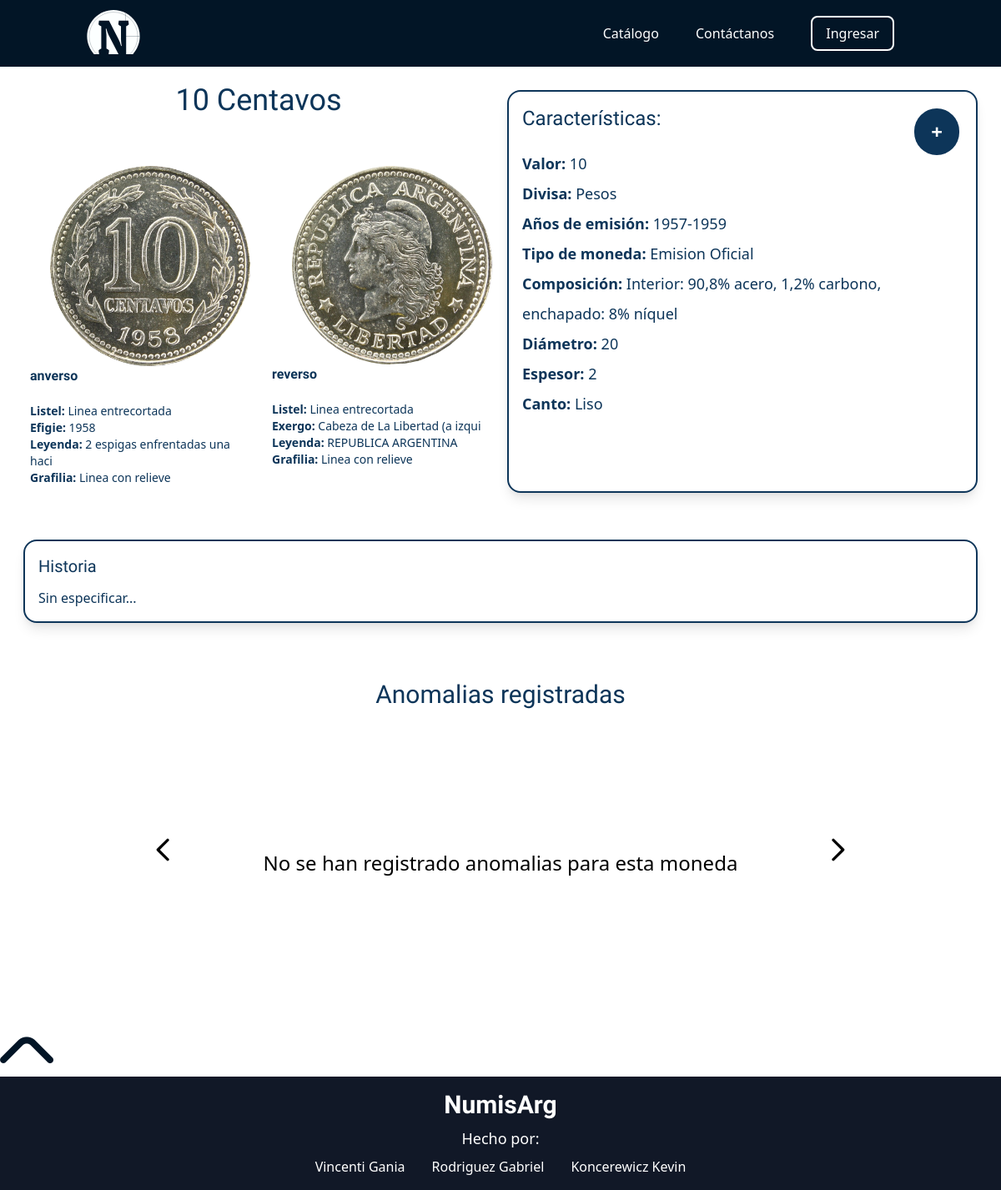
Page /src/views/coin-catalog/moneda.php?moneda=24 on the committed database.
### tables this page shows
CREATE TABLE `moneda_atributo` (
  `id_moneda_atributo` int(11) NOT NULL,
  `id_moneda` int(11) NOT NULL,
  `id_divisa` int(11) NOT NULL,
  `id_tipo_canto` int(11) NOT NULL,
  `id_tipo_moneda` int(11) NOT NULL,
  `valor_nominal` float NOT NULL,
  `composicion` varchar(100) NOT NULL,
  `diametro` float NOT NULL,
  `espesor` float NOT NULL,
  `historia` longtext NOT NULL,
  `inicio_emision` date NOT NULL,
  `fin_emision` date NOT NULL
);

CREATE TABLE `moneda` (
  `id_moneda` int(11) NOT NULL,
  `nombre` varchar(20) NOT NULL
);

CREATE TABLE `divisa` (
  `id_divisa` int(11) NOT NULL,
  `nombre` varchar(20) NOT NULL
);

CREATE TABLE `tipo_moneda` (
  `id_tipo_moneda` int(11) NOT NULL,
  `tipo_moneda` varchar(30) NOT NULL
);

CREATE TABLE `tipo_canto` (
  `id_tipo_canto` int(11) NOT NULL,
  `tipo` varchar(50) NOT NULL
);

CREATE TABLE `imagen` (
  `id_imagen` int(11) NOT NULL,
  `direccion` varchar(100) NOT NULL
);

### src/views/coin-catalog/consultasmoneda.php (called while the page is built, shortened)
<?php
include '../../inc/conexion.php';
$id= $_GET['moneda'];
    $sql="SELECT moneda.nombre, inicio_emision, fin_emision
    FROM moneda
    INNER JOIN moneda_atributo ON moneda.id_moneda=moneda_atributo.id_moneda
    WHERE moneda.id_moneda='$id'";
    $gral=mysqli_query($conectar,$sql);
    $sql="SELECT divisa.nombre , valor_nominal, tipo_canto.tipo, tipo_moneda, composicion, diametro, espesor, historia
        FROM moneda_atributo
        INNER JOIN divisa ON moneda_atributo.id_divisa=divisa.id_divisa
        INNER JOIN tipo_canto ON moneda_atributo.id_tipo_canto=tipo_canto.id_tipo_canto
        INNER JOIN tipo_moneda ON moneda_atributo.id_tipo_moneda=tipo_moneda.id_tipo_moneda
        WHERE id_moneda='$id'";
    $detalle=mysqli_query($conectar,$sql);
    $sql="SELECT `lado`, `detalles`
        FROM `partes`
        INNER JOIN moneda_atributo ON moneda_atributo.id_moneda_atributo=partes.id_moneda_atributo
        WHERE id_moneda='$id'";
    $lados=mysqli_query($conectar,$sql);
?>

### src/views/coin-catalog/moneda.php (the view, shortened to what this page needs)
<?php
include '../../../header.php';
include 'consultasmoneda.php';
?>
<!DOCTYPE html>
<html lang="es">
<head>
    <link href="https://cdn.jsdelivr.net/npm/tailwindcss@2.2.19/dist/tailwind.min.css" rel="stylesheet">
    <link href="https://cdn.jsdelivr.net/npm/tailwindcss@2.2.19/dist/tailwind.min.css" rel="stylesheet">
    <link rel="stylesheet" href="../../style.css">
</head>
<body>
<?php
if($gral){
    while($general=mysqli_fetch_assoc($gral)){
        if($detalle){
            while($det=mysqli_fetch_assoc($detalle)){
                $nombre= mb_convert_encoding($general['nombre'], "UTF-8", mb_detect_encoding($general['nombre'],"UTF-8, ISO-8859-1, auto"));
                $emisioni= (int) $general['inicio_emision'];
                $emisionf= (int) $general['fin_emision'];
                $valor= $det['valor_nominal'];
                $divisa= mb_convert_encoding($det['nombre'], "UTF-8", mb_detect_encoding($det['nombre'],"UTF-8, ISO-8859-1, auto"));
                $canto= $det['tipo'];
                $tipomoneda= $det['tipo_moneda'];
                $composicion= mb_convert_encoding($det['composicion'], "UTF-8", mb_detect_encoding($det['composicion'],"UTF-8, ISO-8859-1, auto"));
                $diametro= $det['diametro'];
                $espesor= $det['espesor'];
                $historia= mb_convert_encoding($det['historia'], "UTF-8", mb_detect_encoding($det['historia'],"UTF-8, ISO-8859-1, auto"));
                echo'
                <section class="grid grid-cols-4 grid-rows-6 p-5 font-light-blue">
                    <h1 class="col-span-2 h-10 text-center text-4xl ">'.$nombre.'</h1>
                    <span class="inline-block col-start-3 col-span-4 row-span-6 m-2 p-4 border-2 rounded-2xl shadow-lg border-light-blue">
                        <h2 class="text-2xl inline-block mb-5 ">Características:</h2>
                        <button onclick="mostrarguardar()"  class="float-right p-1 px-5 m-1 rounded-full text-white font-bold text-2xl bg-light-blue leading-loose">
                            +
                        </button>
                        <p class="text-lg leading-loose">
                            <b>Valor:</b> '.$valor.'
                            <b><br>Divisa:</b> '.$divisa.'
                            <b><br>Años de emisión:</b> '.$emisioni.'-'.$emisionf.'
                            <b><br>Tipo de moneda:</b> '.$tipomoneda.'
                            <b><br>Composición:</b> '.$composicion.'
                            <b><br>Diámetro:</b> '.$diametro.'
                            <b><br>Espesor:</b> '.$espesor.'
                            <b><br>Canto:</b> '.$canto.'
                        </p>
                    </span>';
                    if($lados){
                        while($lado=mysqli_fetch_assoc($lados)){
                            $nombrelado=$lado['lado'];
                            $detalles= mb_convert_encoding($lado['detalles'], "UTF-8", mb_detect_encoding($lado['detalles'],"UTF-8, ISO-8859-1, auto"));
                            $secciones = explode("-", $detalles);
                            $seccionescant = count($secciones);
                            $tiposanverso = array("Listel", "Efigie", "Leyenda", "Grafilia");
                            $tiposreverso = array("Listel", "Exergo", "Leyenda", "Grafilia");
                            $sql="SELECT  direccion
                                FROM imagen
                                INNER JOIN partes ON partes.id_imagen=imagen.id_imagen
                                INNER JOIN moneda_atributo ON partes.id_moneda_atributo=moneda_atributo.id_moneda_atributo
                                WHERE id_moneda='$id'
                                AND lado='$nombrelado'";
                            $img=mysqli_query($conectar,$sql);
                            $imagen=mysqli_fetch_assoc($img);
                            if(isset($imagen['direccion'])){
                                $imagenlado= mb_convert_encoding($imagen['direccion'], "UTF-8", mb_detect_encoding($imagen['direccion'],"UTF-8, ISO-8859-1, auto"));
                            }else{
                            $imagenlado='../../assets/icon/usd-circle.svg';
                            }
                            if($nombrelado == 'anverso'){
                                $tipos = $tiposanverso;
                            }else{
                                $tipos = $tiposreverso;
                            }
                            $tiposcant = count($tipos);
                            if($tiposcant <= $seccionescant){
                                $contar = $tiposcant;
                            }
                            echo '
                            <div class="inline-block  row-span-6 p-4 ">
                                <img src="'.$imagenlado.'" class="w-60 mx-6 rounded-full">
                                <h3 class="font-semibold">'.$nombrelado.'</h3>
                                <p class="text-sm">';
                                for($n=0;$n<$contar;$n++){
                                    echo "<br><b>";
                                    echo $tipos[$n];
                                    echo ": </b>";
                                    echo $secciones[$n];
                                }
                                echo'</p>
                            </div>
                            ';
                        }
                    }
                    echo'
                </section>
                <section  class="border-2 rounded-2xl shadow-lg m-7 p-4  border-light-blue font-light-blue">
                    <h2 class="mb-3 text-xl">Historia</h2>
                    <p class="break-words">
                    '.$historia.'
                    </p>
                </section>
                ';
            }
        }
    }
}
        ?>
<div class="relative py-10 pb-20">
    <h1 class="text-center text-3xl mb-10 font-light-blue">Anomalias registradas</h1>
    <div class="relative  rounded-xl sm:h-64 xl:h-80 4xl:h-96">
        <div class="carousel-inner">
            <?php
            echo '<p class="text-2xl p-20 py-32 text-center">No se han registrado anomalias para esta moneda</p>';
            ?>
        </div>
        <button type="button" class="flex absolute top-0 left-0 z-30 justify-center items-center pl-44 h-full cursor-pointer group focus:outline-none" data-carousel-prev>
        <span class="inline-flex justify-center items-center w-10 h-10 rounded-full sm:w-10 sm:h-10 bg-white/30 group-focus:ring-4 group-focus:ring-white group-focus:outline-none">
            <svg class="w-10 h-10 text-black sm:w-10 sm:h-10" fill="none" stroke="currentColor" viewBox="0 0 24 24" xmlns="http://www.w3.org/2000/svg"><path stroke-linecap="round" stroke-linejoin="round" stroke-width="2" d="M15 19l-7-7 7-7"></path></svg>
        </span>
        </button>
        <button type="button" class="flex absolute top-0 right-0 z-30 justify-center items-center pr-44 h-full cursor-pointer group focus:outline-none" data-carousel-next>
        <span class="inline-flex justify-center items-center w-10 h-10 rounded-full sm:w-10 sm:h-10 bg-white/30 group-focus:ring-4 group-focus:ring-white group-focus:outline-none">
            <svg class="w-10 h-10 text-black sm:w-10 sm:h-10" fill="none" stroke="currentColor" viewBox="0 0 24 24" xmlns="http://www.w3.org/2000/svg"><path stroke-linecap="round" stroke-linejoin="round" stroke-width="2" d="M9 5l7 7-7 7"></path></svg>
        </span>
        </button>
    </div>
</div>
</body>
</html>

### src/style.css (style rules this page uses)
.bg-light-blue { background-color: #0D3559; }
body { font-family: 'Radio Canada', sans-serif; }
h1, h2 { font-family: 'Patua One', cursive; }
html { scrollbar-width: none; }

### header.php (style rules this page uses)
.bg-light-blue { background-color: #0D3559; }
.border-light-blue { border-color: #0D3559; }
.font-light-blue { color: #0D3559; }
body { font-family: 'Radio Canada', sans-serif; }
h1, h2, h3, h4 { font-family: 'Patua One', cursive; }

### rows in the picture
moneda_atributo: id_moneda.nombre "10 Centavos", valor_nominal "10", id_divisa.nombre "Pesos", inicio_emision "1957", fin_emision "1959", id_tipo_moneda.tipo_moneda "Emision Oficial", composicion "Interior: 90,8% acero, 1,2% carbono, enchapado: 8% níquel", diametro "20", espesor "2", id_tipo_canto.tipo "Liso", imagen.direccion (picture), nombrelado "anverso", n "Listel", n "Linea entrecortada", n "Efigie", n "1958", n "Leyenda", n "2 espigas enfrentadas una haci", n "Grafilia", n "Linea con relieve", nombrelado "reverso", n "Exergo", n "Cabeza de La Libertad (a izqui", n "REPUBLICA ARGENTINA", historia "Sin especificar..."
